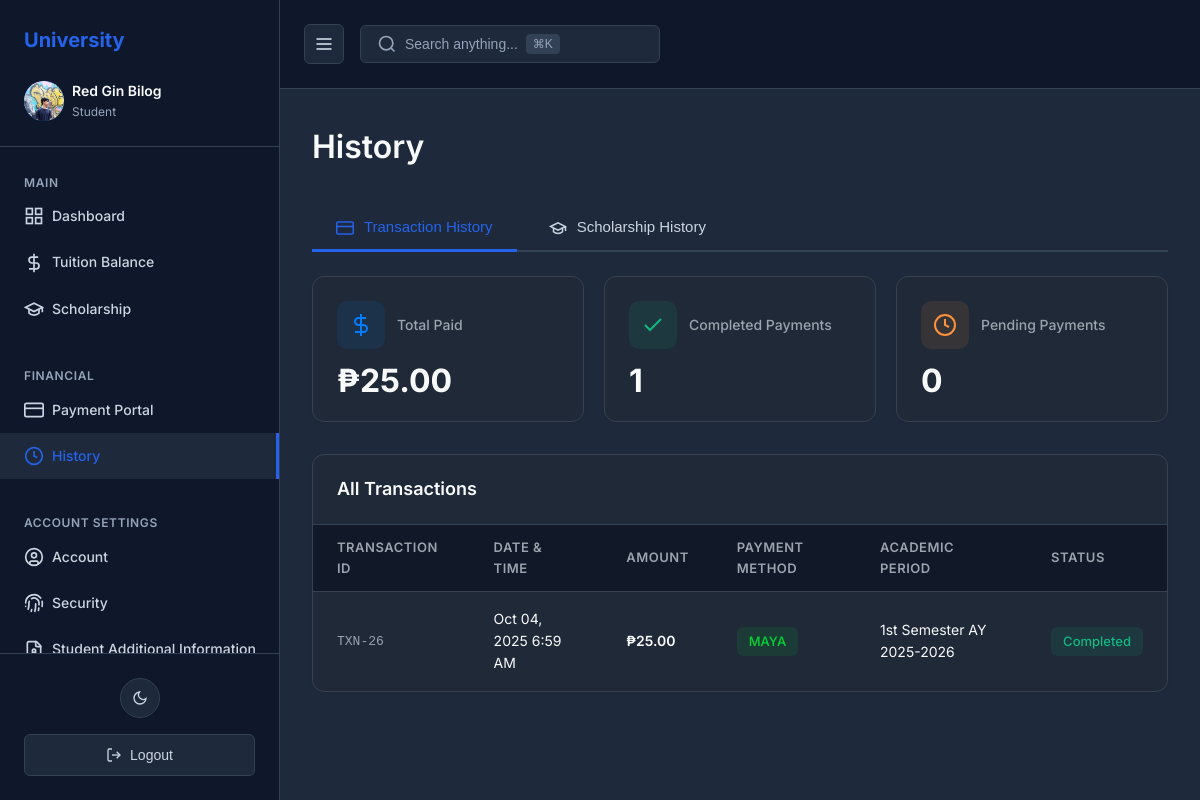
/Students/history.php (signed in), run on the app's committed database.
### tables this page shows
CREATE TABLE `students` (
  `student_id` int(11) NOT NULL,
  `user_id` int(11) DEFAULT NULL,
  `name` varchar(255) NOT NULL,
  `email` varchar(255) NOT NULL,
  `program` varchar(255) NOT NULL,
  `year_level` varchar(50) NOT NULL,
  `gpa` decimal(3,2) DEFAULT NULL COMMENT 'Student GPA for scholarship calculation (e.g., 1.00, 1.25, 1.50, 1.75)',
  `student_status` enum('regular','irregular') NOT NULL DEFAULT 'regular',
  `college` varchar(255) NOT NULL,
  `campus` varchar(255) NOT NULL,
  `created_at` timestamp NOT NULL DEFAULT current_timestamp()
);

CREATE TABLE `users` (
  `user_id` int(11) NOT NULL,
  `email` varchar(255) NOT NULL,
  `password` varchar(255) NOT NULL COMMENT 'Hashed password',
  `name` varchar(255) DEFAULT NULL COMMENT 'Full name of the user',
  `position` varchar(100) DEFAULT NULL COMMENT 'Position/role title',
  `user_type` enum('student','scholarship_coordinator','financial_controller','admin') NOT NULL,
  `profile_picture` varchar(500) DEFAULT NULL COMMENT 'Path to profile picture',
  `is_active` tinyint(1) NOT NULL DEFAULT 1,
  `last_login` timestamp NULL DEFAULT NULL,
  `created_at` timestamp NOT NULL DEFAULT current_timestamp(),
  `updated_at` timestamp NOT NULL DEFAULT current_timestamp() ON UPDATE current_timestamp()
);

CREATE TABLE `payments` (
  `payment_id` int(11) NOT NULL,
  `student_id` int(11) NOT NULL,
  `fee_id` int(11) NOT NULL,
  `amount` decimal(10,2) NOT NULL,
  `payment_method` varchar(50) NOT NULL,
  `payment_status` varchar(50) NOT NULL,
  `paymongo_payment_id` varchar(255) DEFAULT NULL,
  `paymongo_source_id` varchar(255) DEFAULT NULL,
  `created_at` timestamp NOT NULL DEFAULT current_timestamp()
);

CREATE TABLE `tuition_fees` (
  `fee_id` int(11) NOT NULL,
  `student_id` int(11) NOT NULL,
  `semester` varchar(50) NOT NULL,
  `academic_year` varchar(50) NOT NULL,
  `tuition_fee` decimal(10,2) NOT NULL,
  `tuition_sponsored` tinyint(1) NOT NULL DEFAULT 0,
  `misc_fees` decimal(10,2) NOT NULL,
  `enrollment_fees` decimal(10,2) NOT NULL,
  `less_payment` decimal(10,2) DEFAULT 0.00,
  `total_amount` decimal(10,2) NOT NULL,
  `paid_amount` decimal(10,2) DEFAULT 0.00,
  `balance` decimal(10,2) NOT NULL,
  `created_at` timestamp NOT NULL DEFAULT current_timestamp()
);

### Students/history.php (the view, shortened to what the rows shown need)
<?php
$student_id = $_SESSION['student_id'];
$conn = getDBConnection();
$stmt = $conn->prepare("
    SELECT
        s.*,
        u.user_type,
        u.profile_picture,
        u.email
    FROM students s
    LEFT JOIN users u ON s.user_id = u.user_id
    WHERE s.student_id = ?
");
$stmt->bind_param("i", $student_id);
$stmt->execute();
$result = $stmt->get_result();
$student = $result->fetch_assoc();
$stmt = $conn->prepare("
    SELECT
        p.payment_id,
        p.amount,
        p.payment_method,
        p.payment_status,
        p.paymongo_payment_id,
        p.created_at,
        t.semester,
        t.academic_year
    FROM payments p
    LEFT JOIN tuition_fees t ON p.fee_id = t.fee_id
    WHERE p.student_id = ?
    ORDER BY p.created_at DESC
");
$stmt->bind_param("i", $student_id);
$stmt->execute();
$result = $stmt->get_result();
$payments = $result->fetch_all(MYSQLI_ASSOC);
?>
<!DOCTYPE html>
<html lang="en">
<head>
    <link rel="stylesheet" href="../css/dashboard.css">
</head>
<body class="theme-dark">
    <div class="dashboard-container">
        <aside class="sidebar" id="sidebar">
            <div class="sidebar-header">
                <div class="user-profile">
                    <img class="user-avatar"
                    src="<?php
                        if (!empty($student['profile_picture'])) {
                            echo '../' . htmlspecialchars($student['profile_picture']);
                        } else {
                            echo '../img/default-avatar.png';
                        }
                    ?>"
                    alt="Avatar">
                    <div class="user-info">
                        <span class="user-name"><?php echo htmlspecialchars($student['name']); ?></span>
                        <span class="user-role"><?php echo ucfirst($student['user_type']); ?></span>
                    </div>
                </div>
            </div>
        </aside>
        <main class="main-content">
            <section id="dashboard" class="content-section active">
                <div class="section-header">
                    <h1>History</h1>
                </div>
                <div id="transactions-tab" class="tab-content active">
                    <div class="transactions-table-container">
                        <?php if (count($payments) > 0): ?>
                        <table class="transactions-table">
                            <thead>
                                <tr>
                                    <th>Transaction ID</th>
                                    <th>Date & Time</th>
                                    <th>Amount</th>
                                    <th>Payment Method</th>
                                    <th>Academic Period</th>
                                    <th>Status</th>
                                </tr>
                            </thead>
                            <tbody>
                                <?php foreach ($payments as $payment): ?>
                                <tr>
                                    <td>
                                        <span class="transaction-id">
                                            <?php echo htmlspecialchars(substr($payment['paymongo_payment_id'] ?? 'TXN-' . $payment['payment_id'], 0, 20)); ?>
                                        </span>
                                    </td>
                                    <td><?php echo date('M d, Y g:i A', strtotime($payment['created_at'])); ?></td>
                                    <td class="amount-cell">₱<?php echo number_format($payment['amount'], 2); ?></td>
                                    <td>
                                        <span class="payment-method-badge <?php echo strtolower($payment['payment_method']); ?>">
                                            <?php echo strtoupper(htmlspecialchars($payment['payment_method'])); ?>
                                        </span>
                                    </td>
                                    <td><?php echo htmlspecialchars($payment['semester'] . ' ' . $payment['academic_year']); ?></td>
                                    <td>
                                        <span class="status-badge <?php echo strtolower($payment['payment_status']); ?>">
                                            <?php echo ucfirst(htmlspecialchars($payment['payment_status'])); ?>
                                        </span>
                                    </td>
                                </tr>
                                <?php endforeach; ?>
                            </tbody>
                        </table>
                        <?php endif; ?>
                    </div>
                </div>
            </section>
        </main>
    </div>
</body>
</html>

### data on the page
students: user.profile_picture (picture), name "Red Gin Bilog", user.user_type "Student"
payments: paymongo_payment+payment_id "TXN-26", created_at "Oct 04, 2025 6:59 AM", amount "25.00", payment_method "MAYA", fee.academic_year "1st Semester AY 2025-2026", payment_status "Completed"

### other printed values
$total_paid "25.00"
$completed_payments "1"
$pending_payments "0"
